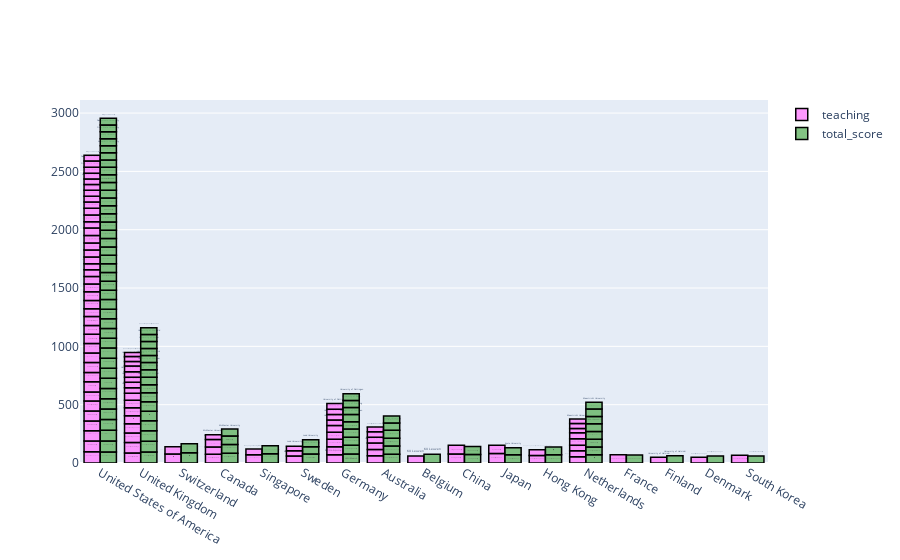

Source (notebook cell):
### Code cell
# prepare data frames
df2016 = timesData[timesData.year== 2016].iloc[:100,:]


#import graph objects as "go"
import plotly.graph_objs as go

#trace oluşturmak çizgi grafiğinde çıkan verileri daha anlamlı okuamızı sağlar
#x,y,mode,name,marker,test
#x ekseni dünya sıralaması
#y ekseni atıf sıralaması
# Creating trace1
trace1 = go.Bar(
                    x = df2016.country,
                    y = df2016.teaching,
                    name = "teaching",
                    marker = dict(color = 'rgba(255, 128, 255, 0.8)',line=dict(color='rgb(0,0,0)',width=1.5)),
                    text= df2016.university_name)
# Creating trace2
trace2 = go.Bar(
                    x = df2016.country,
                    y = df2016.total_score,
                    name = "total_score",
                    marker = dict(color = 'rgba(100, 180, 100, 0.8)',line=dict(color='rgb(0,0,0)',width=1.5)),
                    text= df2016.university_name)

data = [trace1, trace2]
layout = go.Layout(barmode = "group")
fig = go.Figure(data = data, layout = layout)
iplot(fig)

### Figure 1 — Plotly figure (JSON) as saved in the notebook; plotly's stock layout.template omitted (floating-point values rounded to 4 significant figures)
{"data": [{"marker": {"color": "rgba(255, 128, 255, 0.8)", "line": {"color": "rgb(0,0,0)", "width": 1.5}}, "name": "teaching", "text": ["California Institute of Technology", "University of Oxford", "Stanford University", "University of Cambridge", "Massachusetts Institute of Technology", "Harvard University", "Princeton University", "Imperial College London", "ETH Zurich – Swiss Federal Institute of Technology Zurich", "University of Chicago", "Johns Hopkins University", "Yale University", "University of California, Berkeley", "University College London", "Columbia University", "University of California, Los Angeles", "University of Pennsylvania", "Cornell University", "University of Toronto", "Duke University", "University of Michigan", "Carnegie Mellon University", "London School of Economics and Political Science", "University of Edinburgh", "Northwestern University", "National University of Singapore", "King’s College London", "Karolinska Institute", "LMU Munich", "New York University", "École Polytechnique Fédérale de Lausanne", "University of Washington", "University of Melbourne", "University of British Columbia", "KU Leuven", "University of Illinois at Urbana-Champaign", "Heidelberg University", "McGill University", "University of California, San Diego", "University of California, Santa Barbara", "Georgia Institute of Technology", "Peking University", "University of Tokyo", "University of California, Davis", "University of Hong Kong", "University of Texas at Austin", "Tsinghua University", "Wageningen University and Research Center", "Humboldt University of Berlin", "University of Wisconsin-Madison", "Brown University", "Australian National University", "Technical University of Munich", "École Normale Supérieure", "Nanyang Technological University", "University of Manchester", "University of Sydney", "University of Amsterdam", "Hong Kong University of Science and Technology", "The University of Queensland", "Washington University in St Louis", "Utrecht University", "University of North Carolina at Chapel Hill", "Boston University", "Delft University of Technology", "University of Minnesota", "Leiden University", "University of Southern California", "University of Bristol", "Durham University", "Erasmus University Rotterdam", "Free University of Berlin", "Monash University", "University of Groningen", "Pennsylvania State University", "University of Glasgow", "University of Helsinki", "University of Tübingen", "University of Pittsburgh", "University of Warwick", "Uppsala University", "University of Copenhagen", "University of New South Wales", "University of Freiburg", "Seoul National University", "University of St Andrews", "Vanderbilt University", "Kyoto University", "Maastricht University", "Emory University", "Lund University", "Ohio State University", "University of Exeter", "University of Bonn", "Georgetown University", "McMaster University", "University of Sheffield", "Queen Mary University of London", "University of Göttingen", "Michigan State University"], "type": "bar", "x": ["United States of America", "United Kingdom", "United States of America", "United Kingdom", "United States of America", "United States of America", "United States of America", "United Kingdom", "Switzerland", "United States of America", "United States of America", "United States of America", "United States of America", "United Kingdom", "United States of America", "United States of America", "United States of America", "United States of America", "Canada", "United States of America", "United States of America", "United States of America", "United Kingdom", "United Kingdom", "United States of America", "Singapore", "United Kingdom", "Sweden", "Germany", "United States of America", "Switzerland", "United States of America", "Australia", "Canada", "Belgium", "United States of America", "Germany", "Canada", "United States of America", "United States of America", "United States of America", "China", "Japan", "United States of America", "Hong Kong", "United States of America", "China", "Netherlands", "Germany", "United States of America", "United States of America", "Australia", "Germany", "France", "Singapore", "United Kingdom", "Australia", "Netherlands", "Hong Kong", "Australia", "United States of America", "Netherlands", "United States of America", "United States of America", "Netherlands", "United States of America", "Netherlands", "United States of America", "United Kingdom", "United Kingdom", "Netherlands", "Germany", "Australia", "Netherlands", "United States of America", "United Kingdom", "Finland", "Germany", "United States of America", "United Kingdom", "Sweden", "Denmark", "Australia", "Germany", "South Korea", "United Kingdom", "United States of America", "Japan", "Netherlands", "United States of America", "Sweden", "United States of America", "United Kingdom", "Germany", "United States of America", "Canada", "United Kingdom", "United Kingdom", "Germany", "United States of America"], "y": [95.6, 86.5, 92.5, 88.2, 89.4, 83.6, 85.1, 83.3, 77, 85.7, 77.6, 86.5, 80.4, 78.1, 85.9, 80.8, 82, 77.9, 75.9, 76, 76.8, 67.4, 69.8, 68.6, 69.8, 71.7, 64.5, 60.6, 70.5, 74.7, 61.3, 67.1, 62, 60.2, 59.9, 64.5, 68.8, 66.1, 56.9, 52.6, 57.8, 77.8, 81.4, 60.1, 64.6, 59.3, 73.3, 52.6, 63.7, 65.1, 62.8, 54.7, 61, 70.6, 48.4, 58.4, 54.3, 52.2, 49.4, 49.2, 54.3, 48.1, 58, 57.8, 55, 53.5, 50.5, 49.3, 47.6, 47.9, 37.2, 57.9, 48.1, 43.3, 50.4, 41.6, 48.4, 47, 50.6, 47.4, 44.1, 49.8, 40.7, 47.4, 66.5, 49.7, 47.8, 70.6, 37.5, 48.3, 39.7, 51.6, 39.4, 45.1, 54.4, 39.8, 42.4, 34.1, 49.3, 47.3]}, {"marker": {"color": "rgba(100, 180, 100, 0.8)", "line": {"color": "rgb(0,0,0)", "width": 1.5}}, "name": "total_score", "text": ["California Institute of Technology", "University of Oxford", "Stanford University", "University of Cambridge", "Massachusetts Institute of Technology", "Harvard University", "Princeton University", "Imperial College London", "ETH Zurich – Swiss Federal Institute of Technology Zurich", "University of Chicago", "Johns Hopkins University", "Yale University", "University of California, Berkeley", "University College London", "Columbia University", "University of California, Los Angeles", "University of Pennsylvania", "Cornell University", "University of Toronto", "Duke University", "University of Michigan", "Carnegie Mellon University", "London School of Economics and Political Science", "University of Edinburgh", "Northwestern University", "National University of Singapore", "King’s College London", "Karolinska Institute", "LMU Munich", "New York University", "École Polytechnique Fédérale de Lausanne", "University of Washington", "University of Melbourne", "University of British Columbia", "KU Leuven", "University of Illinois at Urbana-Champaign", "Heidelberg University", "McGill University", "University of California, San Diego", "University of California, Santa Barbara", "Georgia Institute of Technology", "Peking University", "University of Tokyo", "University of California, Davis", "University of Hong Kong", "University of Texas at Austin", "Tsinghua University", "Wageningen University and Research Center", "Humboldt University of Berlin", "University of Wisconsin-Madison", "Brown University", "Australian National University", "Technical University of Munich", "École Normale Supérieure", "Nanyang Technological University", "University of Manchester", "University of Sydney", "University of Amsterdam", "Hong Kong University of Science and Technology", "The University of Queensland", "Washington University in St Louis", "Utrecht University", "University of North Carolina at Chapel Hill", "Boston University", "Delft University of Technology", "University of Minnesota", "Leiden University", "University of Southern California", "University of Bristol", "Durham University", "Erasmus University Rotterdam", "Free University of Berlin", "Monash University", "University of Groningen", "Pennsylvania State University", "University of Glasgow", "University of Helsinki", "University of Tübingen", "University of Pittsburgh", "University of Warwick", "Uppsala University", "University of Copenhagen", "University of New South Wales", "University of Freiburg", "Seoul National University", "University of St Andrews", "Vanderbilt University", "Kyoto University", "Maastricht University", "Emory University", "Lund University", "Ohio State University", "University of Exeter", "University of Bonn", "Georgetown University", "McMaster University", "University of Sheffield", "Queen Mary University of London", "University of Göttingen", "Michigan State University"], "type": "bar", "x": ["United States of America", "United Kingdom", "United States of America", "United Kingdom", "United States of America", "United States of America", "United States of America", "United Kingdom", "Switzerland", "United States of America", "United States of America", "United States of America", "United States of America", "United Kingdom", "United States of America", "United States of America", "United States of America", "United States of America", "Canada", "United States of America", "United States of America", "United States of America", "United Kingdom", "United Kingdom", "United States of America", "Singapore", "United Kingdom", "Sweden", "Germany", "United States of America", "Switzerland", "United States of America", "Australia", "Canada", "Belgium", "United States of America", "Germany", "Canada", "United States of America", "United States of America", "United States of America", "China", "Japan", "United States of America", "Hong Kong", "United States of America", "China", "Netherlands", "Germany", "United States of America", "United States of America", "Australia", "Germany", "France", "Singapore", "United Kingdom", "Australia", "Netherlands", "Hong Kong", "Australia", "United States of America", "Netherlands", "United States of America", "United States of America", "Netherlands", "United States of America", "Netherlands", "United States of America", "United Kingdom", "United Kingdom", "Netherlands", "Germany", "Australia", "Netherlands", "United States of America", "United Kingdom", "Finland", "Germany", "United States of America", "United Kingdom", "Sweden", "Denmark", "Australia", "Germany", "South Korea", "United Kingdom", "United States of America", "Japan", "Netherlands", "United States of America", "Sweden", "United States of America", "United Kingdom", "Germany", "United States of America", "Canada", "United Kingdom", "United Kingdom", "Germany", "United States of America"], "y": ["95.2", "94.2", "93.9", "92.8", "92.0", "91.6", "90.1", "89.1", "88.3", "87.9", "87.6", "87.4", "87.2", "87.1", "86.1", "85.8", "85.2", "84.0", "83.9", "82.7", "82.4", "82.3", "81.3", "80.3", "79.5", "79.2", "78.2", "77.5", "77.3", "77.2", "76.1", "75.6", "75.4", "75.3", "74.8", "74.5", "74.4", "72.6", "72.2", "72.2", "72.1", "72.0", "71.1", "71.0", "71.0", "70.3", "70.0", "70.0", "69.9", "69.7", "69.6", "69.5", "69.4", "69.0", "68.2", "68.1", "68.1", "67.8", "67.2", "67.0", "67.0", "66.6", "66.4", "66.1", "65.9", "65.9", "65.7", "65.5", "64.3", "63.6", "63.5", "63.2", "62.5", "62.4", "62.3", "61.9", "61.9", "61.7", "61.5", "61.3", "61.2", "61.0", "61.0", "60.7", "60.5", "60.4", "60.1", "59.9", "59.9", "59.7", "59.7", "59.7", "59.5", "58.8", "58.8", "58.8", "58.6", "58.5", "58.0", "58.0"]}], "layout": {"barmode": "group"}}
